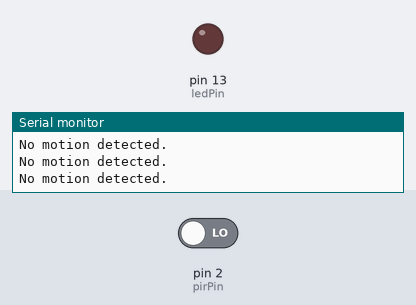
A sketch run on a simulated Arduino Uno, built with avr-gcc and run on an emulated ATmega328P. On the bench: output pins drawn as LEDs (lit = HIGH), the last lines printed to the serial monitor. The inputs (shaded band) are chosen by the test bench; at power-on: pin 2 (pirPin) LOW.

Above: at 2.8 s.
2.9 s: pin 2 (pirPin) driven HIGH
At 3.6 s:
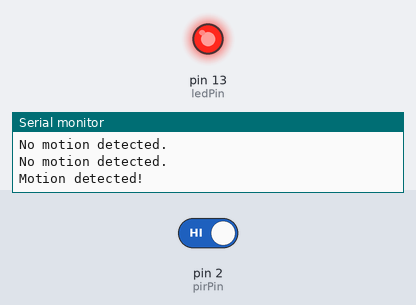
4.5 s: pin 2 (pirPin) driven LOW
At 6.3 s:
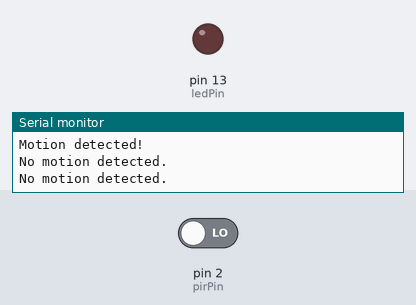
Timing chart, 0 to 7.8 s (numbered marks = the images above; inputs shaded):
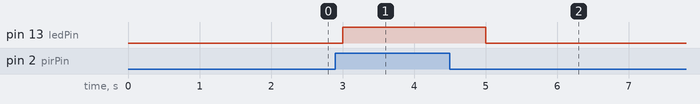

Measured:
- after the input at 2.9 s, pin 13 (ledPin): LOW → HIGH after 0.10 s
- after the input at 4.5 s, pin 13 (ledPin): HIGH → LOW after 0.50 s

The sketch:

exp2_pir_sensor_uno.ino
```cpp
// Exp 2: PIR sensor interfacing with Arduino Uno
// Hardware: Arduino Uno + PIR sensor + LED
// Wokwi + Real hardware compatible

int pirPin = 2;   // PIR OUT connected to D2
int ledPin = 13;  // LED connected to D13

void setup() {
  pinMode(pirPin, INPUT);
  pinMode(ledPin, OUTPUT);
  Serial.begin(9600);
}

void loop() {
  int motionState = digitalRead(pirPin);

  if (motionState == HIGH) {
    digitalWrite(ledPin, HIGH);
    Serial.println("Motion detected!");
    delay(1000);
  } else {
    digitalWrite(ledPin, LOW);
    Serial.println("No motion detected.");
    delay(1000);
  }
}
```
